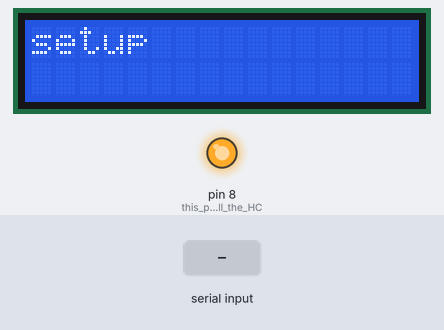
This sketch was run on a simulated Arduino Uno, built with avr-gcc and run on an emulated ATmega328P. On the bench: 16×2 character LCD, output pins drawn as LEDs (lit = HIGH). The inputs (shaded band) are chosen by the test bench. The modem accepts every AT command (registered, SIM ready, sends succeed) and sends nothing else; what the sketch prints to the serial monitor is not drawn.

Above: at 1.2 s.
1.3 s: "0" received over Serial
At 2.3 s:
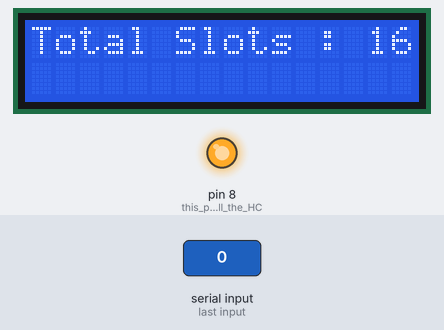
2.8 s: "7" received over Serial
At 4.0 s:
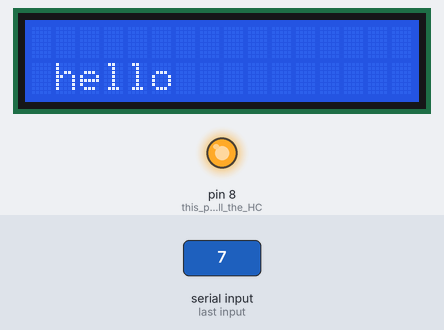
4.3 s: "0" received over the second serial link
At 5.2 s:
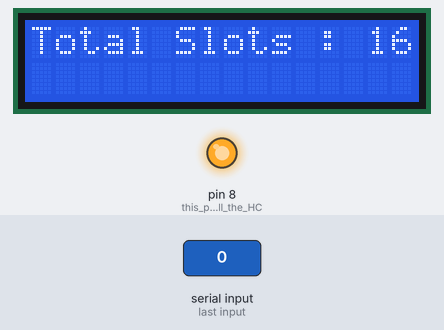
Timing chart, 0 to 7.3 s (numbered marks = the images above; inputs shaded):
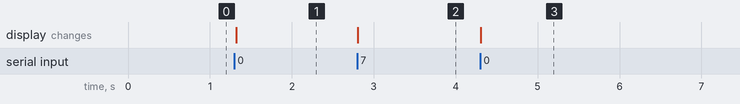

The sketch:

sketch_mar14b.ino
```cpp
#include <SoftwareSerial.h>
#include <LiquidCrystal.h>
#include <NewPing.h>

#define Rx1 10
#define Tx1 11


SoftwareSerial BTOne(10, 9); // RX | TX
LiquidCrystal lcd(12, 11, 5, 4, 3, 2);
int j=1;
String message;
char inData[64];
char inChar=-1;

void setup()
{
  pinMode(8, OUTPUT);  // this pin will pull the HC-05 pin 34 (key pin) HIGH to switch module to AT mode
  digitalWrite(8, HIGH);

  Serial.begin(9600);
  Serial.println("Enter AT commands:");

  BTOne.begin(9600);  // HC-05 default speed in AT command more
  BTOne.flush();

  pinMode(Tx1, OUTPUT);                                                    // Configure Tx as OUTPUT (Transmitter)
  pinMode(Rx1, INPUT);

  lcd.begin(16, 2);
  lcd.print("setup");

}

void loop()
{


 if (Serial.available()){


   char a = Serial.read();

   if(a=='0'){

     lcd.clear();
      lcd.setCursor(1,2 );           // Moves  the cursor of the display to the next line
      lcd.print( BTOne.println("AT"));
   }
    if(a=='1')
      BTOne.println("AT+INIT");
      if(a=='2')
      BTOne.println("AT+ROLE?");
      if(a=='3')
      BTOne.println("AT+INQ");
      if(a=='4')
      BTOne.println("AT+ROLE=1");
      if(a=='5')
      BTOne.println("AT+RNAME?3014,11,50039");
       if(a=='6')
      BTOne.println("AT+LINK=3014,11,50039");
      if(a=='7'){
      lcd.clear();
      lcd.setCursor(1,2 );           // Moves  the cursor of the display to the next line
      lcd.print("hello");
      }
       else{
      lcd.clear();
      lcd.setCursor(0, 0);
      lcd.print("Total Slots : 16");
      lcd.setCursor(0,1 );           // Moves  the cursor of the display to the next line
      lcd.print("Empty Slots :");
      lcd.setCursor(15,1 );           // Moves  the cursor of the display to the next line
      lcd.print(a);
      }
  // BTOne.println("HI NIkhit from BtOne");
  //delay(50);
}


   if (BTOne.available()){

      byte numBytesAvailable= BTOne.available();
    lcd.clear();
    // if there is something to read
    if (numBytesAvailable > 0){
        // store everything into "inData"
        int i;
        for (i=0;i<numBytesAvailable;i++){
            inChar= BTOne.read();
            inData[i] = inChar;
        }

       inData[i] = '\0';
    Serial.write(inData);
       lcd.clear();
       lcd.setCursor(0, 0);
       lcd.print("Total Slots : 16");
        lcd.setCursor(1, 2);
  //    String text = (String)BTOne.read();

     // lcd.print(inData);


  }

   }
   // BTOne.flush();
 //  delay(1000);
}
```

Measured:
- after the input at 1.3 s, the display: changes at once (image 1)
- after the input at 2.8 s, the display: changes at once (image 2)
- after the input at 4.3 s, the display: changes at once (image 3)
